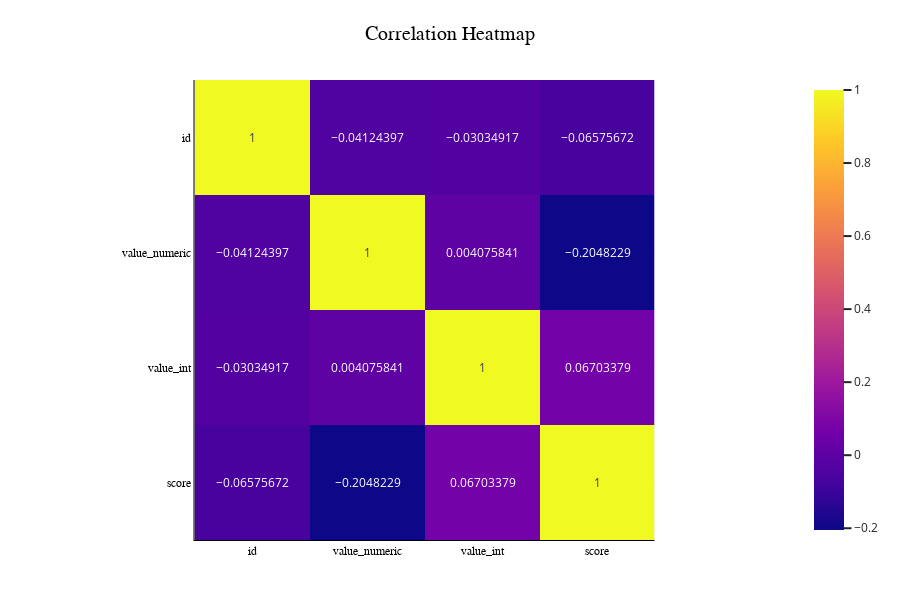

Notebook code for this chart:
### Code cell
# 4. Heatmap: correlation matrix of numeric columns
numeric_cols = df.select_dtypes(include=np.number).columns
corr_matrix = df[numeric_cols].corr()
fig_heatmap = px.imshow(corr_matrix, text_auto=True, title='Correlation Heatmap')
fig_heatmap.update_layout(**DEFAULT_LAYOUT)
fig_bar.update_layout(**HEAT_LAYOUT)
fig_heatmap.show()

### Figure 1 — Plotly figure (JSON) as saved in the notebook; plotly's stock layout.template omitted (floating-point values rounded to 4 significant figures)
{"data": [{"coloraxis": "coloraxis", "hovertemplate": "x: %{x}<br>y: %{y}<br>color: %{z}<extra></extra>", "name": "0", "texttemplate": "%{z}", "type": "heatmap", "x": ["id", "value_numeric", "value_int", "score"], "xaxis": "x", "y": ["id", "value_numeric", "value_int", "score"], "yaxis": "y", "z": [[1.0, -0.04124, -0.03035, -0.06576], [-0.04124, 1.0, 0.004076, -0.2048], [-0.03035, 0.004076, 1.0, 0.06703], [-0.06576, -0.2048, 0.06703, 1.0]]}], "layout": {"coloraxis": {"colorscale": [[0, "#0d0887"], [0.1111, "#46039f"], [0.2222, "#7201a8"], [0.3333, "#9c179e"], [0.4444, "#bd3786"], [0.5556, "#d8576b"], [0.6667, "#ed7953"], [0.7778, "#fb9f3a"], [0.8889, "#fdca26"], [1, "#f0f921"]]}, "colorway": ["#636EFA", "#EF553B", "#00CC96", "#AB63FA", "#FFA15A", "#19D3F3"], "height": 600, "hoverlabel": {"bgcolor": "white", "font": {"family": "Arial", "size": 12}}, "legend": {"font": {"size": 12}, "orientation": "h", "x": 0.5, "xanchor": "center", "y": -0.2}, "margin": {"b": 60, "l": 60, "r": 50, "t": 80}, "title": {"font": {"color": "black", "family": "Arial", "size": 20}, "text": "Correlation Heatmap"}, "width": 900, "xaxis": {"anchor": "y", "constrain": "domain", "domain": [0, 1], "gridcolor": "lightgray", "linecolor": "black", "scaleanchor": "y", "showgrid": true, "showline": true, "tickfont": {"color": "black", "family": "Arial", "size": 12}, "title": {"font": {"color": "black", "family": "Arial", "size": 16}}, "zeroline": false}, "yaxis": {"anchor": "x", "autorange": "reversed", "constrain": "domain", "domain": [0, 1], "gridcolor": "lightgray", "linecolor": "black", "showgrid": true, "showline": true, "tickfont": {"color": "black", "family": "Arial", "size": 12}, "title": {"font": {"color": "black", "family": "Arial", "size": 16}}, "zeroline": false}}}
